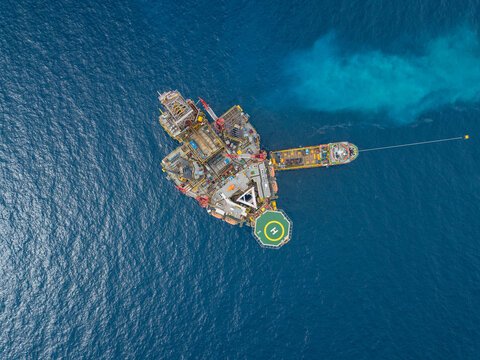
#> input picture HW6/im04.jpg, 480 x 360 px
$ jupyter execute HW6-Q3-98109645.ipynb
#> lines starting #> are read from the running program, lines starting #| are printed output that depends on the picture
[cell 1]
import os
import numpy as np
import matplotlib.pyplot as plt
from PIL import Image
import cv2 as cv

[cell 2]
im_orig = np.array(Image.open("im04.jpg")).astype("double")

[cell 3]
plt.figure(dpi=120)
plt.imshow(im_orig.astype("uint8"))
plt.axis("off")
plt.title("Original Image")
plt.show()

We first apply a gaussian filter in order to smoothen the image:

[cell 4]
im_smooth = cv.GaussianBlur(im_orig,(7,7),cv.BORDER_DEFAULT)
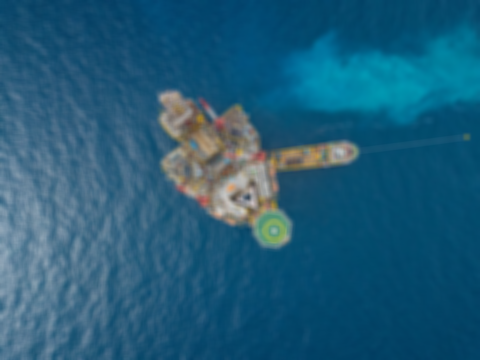
#> im_smooth: shape (360, 480, 3) float64; mean R, G, B 34, 92.7, 121.6

[cell 5]
plt.figure(dpi=120)
plt.imshow(im_smooth.astype("uint8"))
plt.axis("off")
plt.title("Smoothed Image")
plt.show()

[cell 6]
def gradient(im):
    sobelx = cv.Sobel(im, cv.CV_64F, 1, 0, ksize=3)
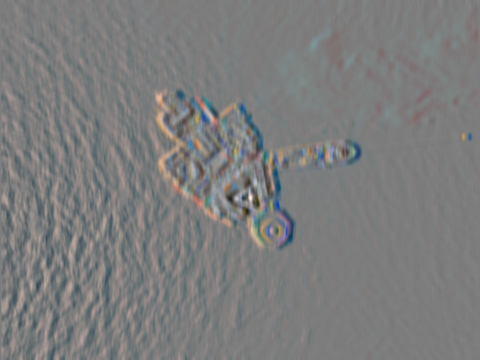
#> sobelx: shape (360, 480, 3) float64; mean R, G, B -1.2, -0.6, -0.5; drawn with min black and max white
    sobely = cv.Sobel(im, cv.CV_64F, 0, 1, ksize=3)
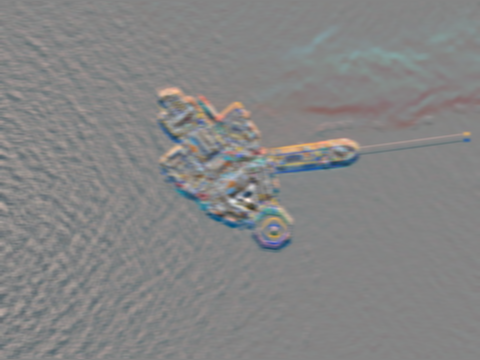
#> sobely: shape (360, 480, 3) float64; mean R, G, B 0.3, 0.1, 0.1; drawn with min black and max white
    grad = (sobelx[:,:,0]**2 + sobely[:,:,0]**2 + sobelx[:,:,1]**2 + sobely[:,:,1]**2 + sobelx[:,:,2]**2 + sobely[:,:,2]**2)**0.5
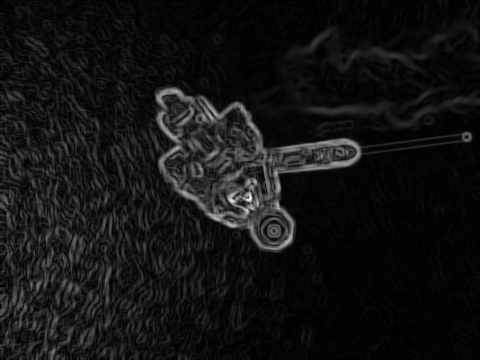
#> grad: shape (360, 480) float64; min 0, max 389, mean 30; drawn with min black and max white
    return grad

[cell 7]
# I have applied a threshold to remove low gradients(which happen in the clouds at the top right of the image)
grad = gradient(im_smooth)
grad[grad<(27/100)*grad.max()] = 0
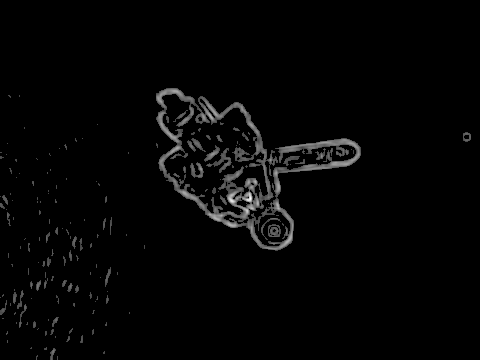
#> grad: shape (360, 480) float64; min 0, max 389, mean 7.6; drawn with min black and max white
plt.figure(dpi=120)
plt.imshow(grad, cmap="gray")
plt.axis("off")
plt.title("Gradient of the Image")
plt.show()

[cell 8]
def energy_calculator(gradient, v1, v2, alpha):
    '''This function gets the gradient matrix, two points and a constant alpha and returns the pair-wise energy of
    these two points'''
    x1, y1 = v1
    x2, y2 = v2
    G2 = gradient[x1, y1]**2
    energy = - G2 + alpha * ((x2-x1)**2 + (y2-y1)**2)
    return energy

[cell 9]
def dynamic_programming(gradient, init_points, alpha):
    points_num = len(init_points)
    costs = np.zeros((9,points_num-1))
    path_arr = np.zeros((9,points_num))
    states_arr = np.zeros((9,points_num)).tolist()
    final_costs = np.zeros(9)
    for i in range(points_num):
        x,y = init_points[i]
        for k in range(9):
            x_diff = k//3 - 1
            y_diff = k%3 - 1
            states_arr[k][i] = (x + x_diff, y + y_diff)
    for i in range(points_num - 1):
        current_index = i
        next_index = i + 1
        for j in range(9):
            min_cost = 10000000
            min_k = 0
            for k in range(9):
                v2 = states_arr[j][next_index]
                v1 = states_arr[k][current_index]
                cost = energy_calculator(gradient, v1, v2, alpha)
                if (cost < min_cost):
                    min_k = k
                    min_cost = cost
            if (current_index == 0):
                costs[j, current_index] = min_cost
            else:
                costs[j, current_index] = min_cost + costs[min_k, current_index - 1]
            path_arr[j, current_index] = min_k
    # finding the starting point of each endpoint
    for i in range(9):
        previous_state = i
        for j in range(points_num-1,-1,-1):
            previous_state = int(path_arr[previous_state, j])
        first_state = previous_state
        v2 = states_arr[first_state][0]
        v1 = states_arr[i][points_num - 1]
        cost = energy_calculator(gradient, v1, v2, alpha)
        final_costs[i] = costs[i, points_num - 2] + cost
    final_state = np.argmin(final_costs)
    points = [states_arr[final_state][points_num - 1]]
    for j in range(points_num - 2, -1, -1):
        final_state = int(path_arr[final_state, j])
        points.append(states_arr[final_state][j])
    return points[::-1], path_arr, costs

[cell 10]
def initial_point_finder(corner1, corner2, corner3, corner4, between_corner = 5):
#> called with corner1 = (80, 155), corner2 = (80, 360), corner3 = (260, 360), corner4 = (260, 155), between_corner = 5
    points = []
    for i in range(between_corner):
        x1, y1 = corner1
        x2, y2 = corner2
        points.append((int(x1 + (x2 - x1)/between_corner * i), int(y1 + (y2 - y1)/between_corner * i)))
    for i in range(between_corner):
        x1, y1 = corner2
        x2, y2 = corner3
        points.append((int(x1 + (x2 - x1)/between_corner * i), int(y1 + (y2 - y1)/between_corner * i)))
    for i in range(between_corner):
        x1, y1 = corner3
        x2, y2 = corner4
        points.append((int(x1 + (x2 - x1)/between_corner * i), int(y1 + (y2 - y1)/between_corner * i)))
    for i in range(between_corner):
        x1, y1 = corner4
        x2, y2 = corner1
        points.append((int(x1 + (x2 - x1)/between_corner * i), int(y1 + (y2 - y1)/between_corner * i)))
    return points

[cell 11]
def point_drawer(im, points, color=(0,255,0), radius=3):
#> called with color = (0, 255, 0), radius = 3
    out = im.copy()
    for point in points:
        out = cv.circle(out, (point[1], point[0]), radius, color, -1)
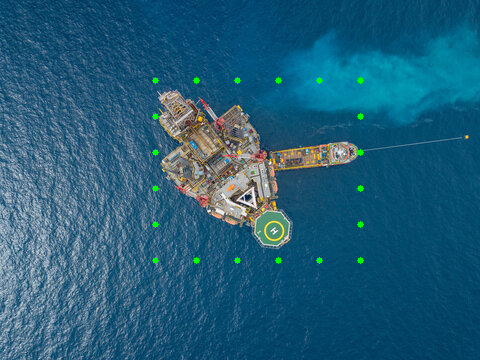
#> out: shape (360, 480, 3) float64; mean R, G, B 34, 93.2, 121.1
    return out.astype("uint8")

[cell 12]
def active_contour(im, grad, alpha, max_iter=100):
    init_points = initial_point_finder((80, 155), (80, 360), (260, 360), (260, 155))
    Image.fromarray(point_drawer(im, init_points).astype("uint8")).save("results/q3/im0.jpg", "JPEG")
    final_iter = max_iter
    for i in range(1,max_iter + 1):
        new_points, path_arr, costs = dynamic_programming(grad, init_points, alpha)
        if (new_points == init_points):
            final_iter = i
            break
        else:
            init_points = new_points
            Image.fromarray(point_drawer(im, init_points).astype("uint8")).save("results/q3/im"+str(i)+".jpg", "JPEG")
#> this loop made 90 passes
#> pass 1, in active_contour, `Image.fromarray(point_drawer(im, init_points).astype("uint8")).save("r..`:
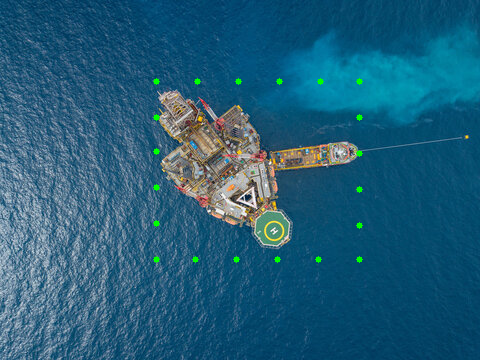
#> saved as im1.jpg: PIL image 480x360 RGB; mean R, G, B 34, 93.2, 121.1
#> pass 2, in active_contour, `Image.fromarray(point_drawer(im, init_points).astype("uint8")).save("r..`:
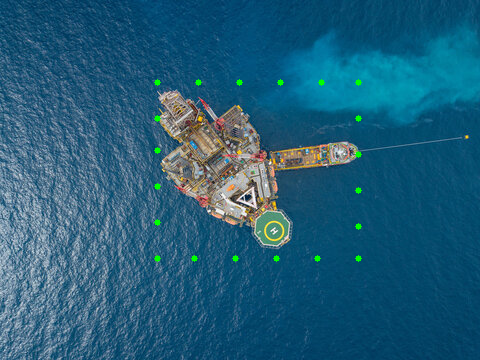
#> saved as im2.jpg: PIL image 480x360 RGB; mean R, G, B 34, 93.2, 121.1
    if (final_iter == max_iter):
        print("Maximum Number of Iterations Reached!")
    else:
        print("The process was done in " + str(i) + " iterations!")
    return point_drawer(im,init_points)

$ run again, with HW6/im03.jpg copied over HW6/im04.jpg
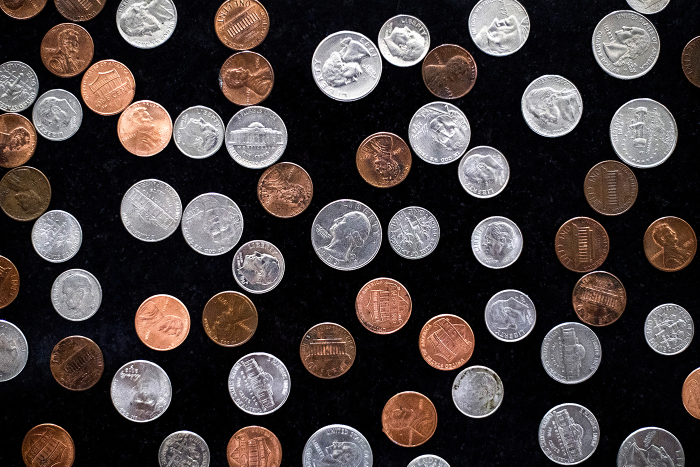
#> input picture HW6/im03.jpg, 1400 x 933 px (shown at 1/2 size)
#> in gradient, `sobely = cv.Sobel(im, cv.CV_64F, 0, 1, ksize=3)`:
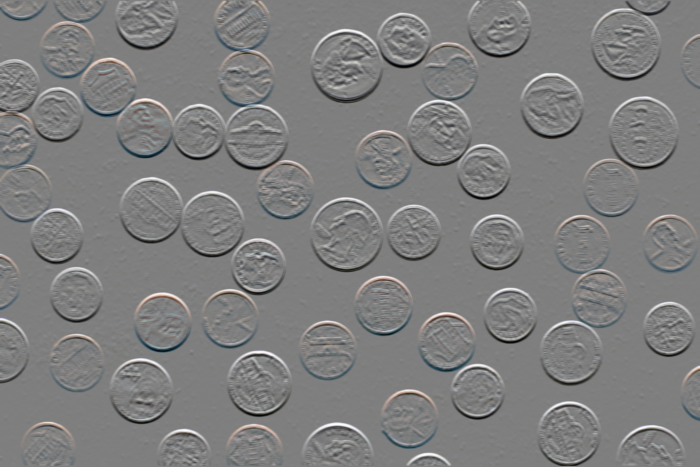
#> sobely: shape (933, 1400, 3) float64 (shown at 1/2 size); mean R, G, B 0, 0, 0; drawn with min black and max white
#> `grad[grad<(27/100)*grad.max()] = 0`:
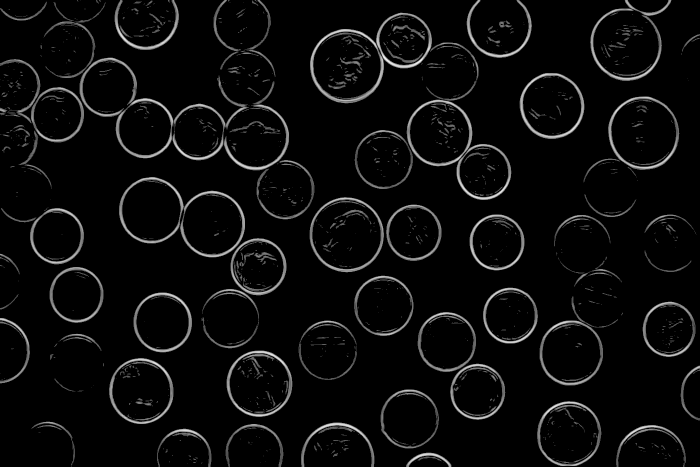
#> grad: shape (933, 1400) float64 (shown at 1/2 size); min 0, max 637.6, mean 28.4; drawn with min black and max white
#> the loop in active_contour, `for i in range(1,max_iter + 1):` made 100 passes
